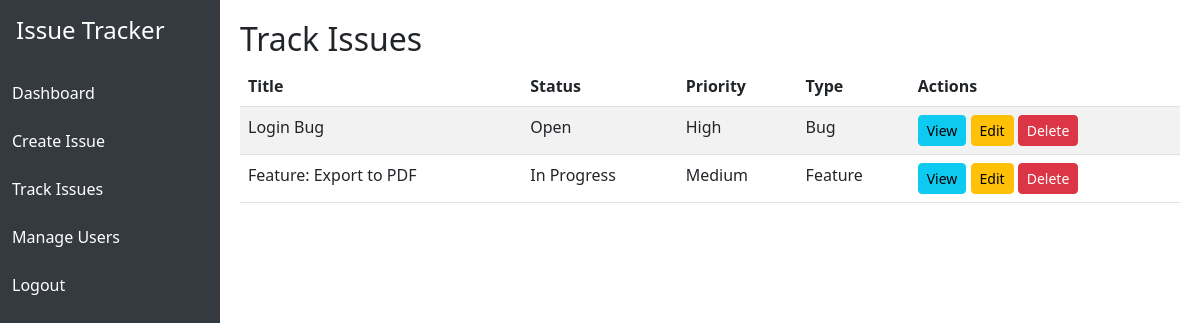
/track_issues (signed in), run on the app's committed database.
### tables this page shows
CREATE TABLE issues (
    id INTEGER PRIMARY KEY AUTOINCREMENT,
    title TEXT NOT NULL,
    description TEXT,
    status TEXT,
    priority TEXT,
    type TEXT,
    created_by TEXT,
    assigned_to TEXT
);

### app/routes.py (the view)
@main.route('/track_issues')
@login_required
def track_issues():
    conn = get_db()
    cur = conn.cursor()
    issues = cur.execute('SELECT * FROM issues').fetchall()
    conn.close()
    return render_template('track_issues.html', issues=issues)

### app/auth.py (called while the page is built)
@login_manager.user_loader
def load_user(user_id):
    conn = get_db()
    cur = conn.cursor()
    cur.execute('SELECT * FROM users WHERE id = ?', (user_id,))
    row = cur.fetchone()
    conn.close()
    if row:
        return User(row['id'], row['username'], row['password'], row['role'])
    return None

### db.py (called while the page is built)
def get_db():
    conn = sqlite3.connect(Config.DB_PATH)
    conn.row_factory = sqlite3.Row
    return conn

### app/templates/track_issues.html
{% extends 'base.html' %}
{% block content %}
<h2>Track Issues</h2>
<table class="table table-striped">
  <thead>
    <tr>
      <th>Title</th>
      <th>Status</th>
      <th>Priority</th>
      <th>Type</th>
      <th>Actions</th>
    </tr>
  </thead>
  <tbody>
    {% for issue in issues %}
    <tr>
      <td>{{ issue[1] }}</td>
      <td>{{ issue[3] }}</td>
      <td>{{ issue[4] }}</td>
      <td>{{ issue[5] }}</td>
      <td>
        <a href="{{ url_for('main.view_issue', issue_id=issue[0]) }}" class="btn btn-info btn-sm">View</a>
        <a href="{{ url_for('main.edit_issue', issue_id=issue[0]) }}" class="btn btn-warning btn-sm">Edit</a>
        <a href="{{ url_for('main.delete_issue', issue_id=issue[0]) }}" class="btn btn-danger btn-sm">Delete</a>
      </td>
    </tr>
    {% endfor %}
  </tbody>
</table>
{% endblock %}

### app/templates/base.html (style rules this page uses)
body { display: flex; min-height: 100vh; }

### data on the page
issues: title "Login Bug", status "Open", priority "High", type "Bug"
issues: title "Feature: Export to PDF", status "In Progress", priority "Medium", type "Feature"
